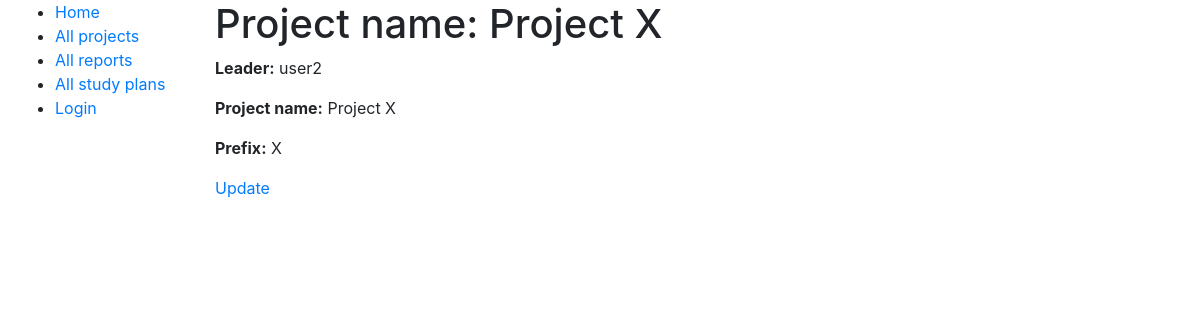
The app's page /fileindex/projects/2, older data.
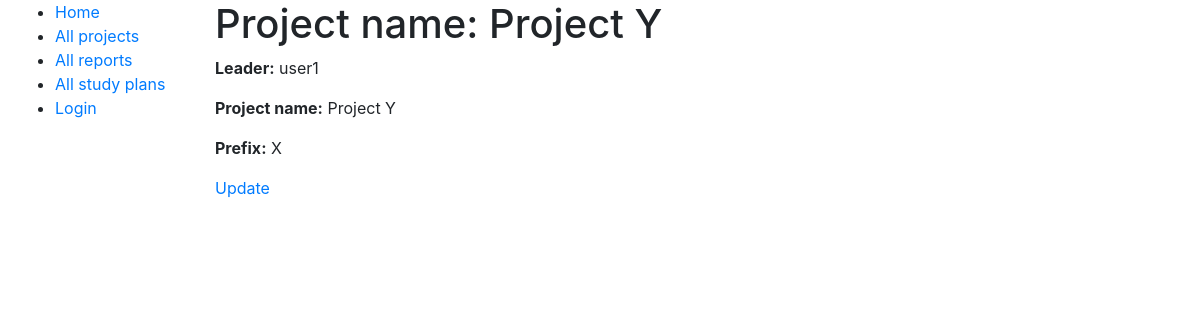
The same page, newer data.
### fileindex/models.py (models this page shows, shortened)
class Project(models.Model):
    name = models.CharField(max_length=128)
    leader = models.ForeignKey(User, on_delete=models.CASCADE)
    prefix = models.CharField(max_length=8)

### fileindex/views.py (the view)
# urls.py: path('projects/<int:pk>', views.project_detail, name='project-detail'),
def project_detail(request, pk):
    project = Project.objects.get(id=pk)
    context = {'project_detail': project}
    return render(request, 'fileindex/project_detail.html', context)

### fileindex/templates/fileindex/project_detail.html
{% extends "base_generic.html" %}
{% block content %}
	<h1>Project name: {{ project_detail.name }}</h1>
	<p><strong>Leader:</strong> {{ project_detail.leader }}</p>
	<p><strong>Project name:</strong> {{ project_detail.name }}</p>
	<p><strong>Prefix:</strong> {{ project_detail.prefix }}</p>
	<a href="{% url 'project-update' project_detail.id %}">Update</a>
{% endblock %}

Row changes from the older to the newer data that the page shows:
changed Project: name "Project X" → "Project Y"; leader "user2" → "user1"
